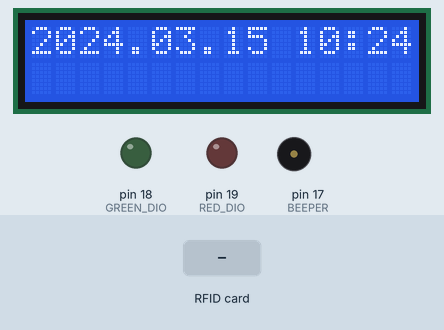
Recording of a sketch running on a simulated Arduino Uno, built with avr-gcc and run on an emulated ATmega328P. Shown: 16×2 character LCD, output pins drawn as LEDs (lit = HIGH), buzzer (waves = sounding). The test bench sets the inputs (shaded band). The local clock reads 2024-03-15 10:24:30 at power-on unless the sketch sets it; pins used as bus, display or sensor lines are not drawn.

Above: at 1.3 s.
1.4 s: RFID card 5E 7A 19 C4 held to the reader
At 2.3 s:
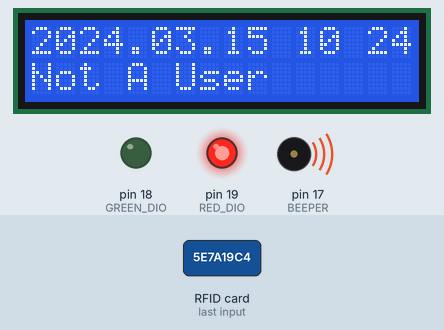
At 3.8 s:
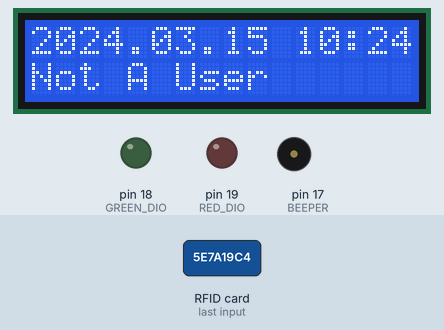
Timing chart, 0 to 5.3 s (numbered marks = the images above; inputs shaded):
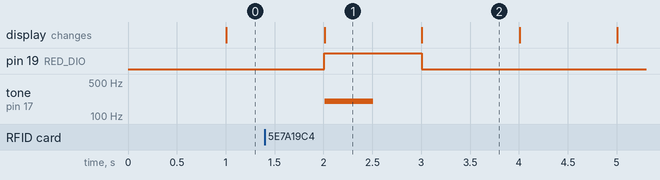

The sketch:

IDEN.ino
```cpp
#include <SPI.h>
#include <MFRC522.h>
//#include "melody.h"
#include <Ds1302.h>
//#include <LiquidCrystal.h>
#include "ShiftedLCD.h"

#define MFRC_RST_PIN         9           // Configurable, see typical pin layout above
#define MFRC_SS_PIN          10           // Configurable, see typical pin layout above

#define BEEPER			17//5 //--> a3
#define RED_DIO			5//4 //--> a5
#define GREEN_DIO		4//3 //--> a4(pc5)

#define CLOCK_CLK		16//6 //--> a2
#define CLOCK_DAT		15//7 //--> a1
#define CLOCK_RST		14//8 //--> a0

#define LCD_SIGNAL		8

#define FOSC 16000000 // Clock Speed
#define BAUD 115200
#define MYUBRR (FOSC/8/BAUD)-1


void send_to_com(const char* data)
{

	int a = 0;
	while (data[a])
	{

		while (!(UCSR0A & (1 << UDRE0)));
		UDR0 = data[a++];
	}
}
static uint8_t last_sec = 0;
static uint8_t last_day = 0;
bool statesep = false;
Ds1302 rtc(CLOCK_RST, CLOCK_CLK, CLOCK_DAT);
//LiquidCrystal lcd(2, 3, 4, 5, 6, 7);
LiquidCrystal lcd(LCD_SIGNAL);
MFRC522 mfrc522(MFRC_SS_PIN, MFRC_RST_PIN);
Ds1302::DateTime now;
Ds1302::DateTime last_check_out;


uint32_t get_diff_time(Ds1302::DateTime now, Ds1302::DateTime past)
{
	uint32_t now_sec = now.hour * 3600 + now.minute * 60 + now.second;
	uint32_t past_sec = past.hour * 3600 + past.minute * 60 + past.second;
	return  now_sec - past_sec;
}

byte print_date(char* answ)
{
	rtc.getDateTime(&now);
	if (last_sec != now.second)
	{
		last_sec = now.second;
		if (statesep)
			snprintf(answ, 17, "20%.2d.%.2d.%.2d %.2d:%.2d", now.year, now.month, now.day, now.hour, now.minute);
		else
			snprintf(answ, 17, "20%.2d.%.2d.%.2d %.2d %.2d", now.year, now.month, now.day, now.hour, now.minute);
		statesep = !statesep;
		return 1;
	}
	return 0;
}


char* lcdrow1;
char* lcdrow2;
enum FID : byte
{
	Dryuchkov,
	Antonov,
	Dudarenko,
	Maznuk,
	Habarov,
	Frolova,
	Ivanov,
	Tyutnev,
	Sinyukov,
	LAST
};
byte rfid_dic[LAST][7]
{
{0x04,0x74,0x47,0x32,0x1E,0x70,0x80},
{0x04,0x70,0x47,0x32,0x1E,0x70,0x80},
{0x04,0x6c,0x47,0x32,0x1E,0x70,0x80},
{0x04,0x68,0x47,0x32,0x1E,0x70,0x80},
{0x04,0x64,0x47,0x32,0x1E,0x70,0x80},
{0x04,0x60,0x47,0x32,0x1E,0x70,0x80},
{0x04,0x5c,0x47,0x32,0x1E,0x70,0x80},
{0x04,0x58,0x47,0x32,0x1E,0x70,0x80},
{0x04,0x54,0x47,0x32,0x1E,0x70,0x80}
};
#pragma pack(push, 1)
struct InOutStruct
{
	Ds1302::DateTime time_in;
	Ds1302::DateTime time_out;
	InOutStruct()
	{
		memset(&time_in, 0, sizeof(Ds1302::DateTime));
		memset(&time_out, 0, sizeof(Ds1302::DateTime));
	}
};
#pragma pack(pop)
InOutStruct DayInfo[2][LAST];
void setup()
{
	lcdrow1 = (char*)malloc(17);
	lcdrow2 = (char*)malloc(17);
	memset(lcdrow2, 0, 17);
	memset(lcdrow1, 0, 17);
	memset(&last_check_out, 0, sizeof(Ds1302::DateTime));
	//Serial.begin(115200);
	//while (!Serial);

	////Serial.print(sizeof(InOutStruct));
	//DDRD |= 0x1 << DDD2;
	//DDRD |= 0x1 << DDD3;
	//DDRD |= 0x1 << DDD4;

	//DDRB |= 0x1 << DDB5;

	//UCSR0A = (1 << U2X0);
	//UBRR0H = (unsigned char)(MYUBRR >> 8);
	//UBRR0L = (unsigned char)MYUBRR;
	//UCSR0C = (0 << USBS0) | (3 << UCSZ00);
	//UCSR0B = (1 << RXEN0) | (1 << TXEN0);

	SPI.begin();


	mfrc522.PCD_Init(); // Init MFRC522 card
	rtc.init();
	lcd.begin(16, 2);  // Èíèöèàëèçèðóåò LCD 16x2
	lcd.clear();
	bitSet(DDRC, RED_DIO); //red diod
	bitClear(PORTC, RED_DIO);

	bitSet(DDRC, GREEN_DIO);
	bitClear(PORTC, GREEN_DIO); //green diod

	bitSet(DDRC, BEEPER);
	bitClear(PORTC, BEEPER); //beeper


	pinMode(LCD_SIGNAL, OUTPUT);
	pinMode(MFRC_SS_PIN, OUTPUT);
}


void yield()
{

}
void loop()
{
	//bitClear(PORTB, GREEN_DIO); //ïîäàòü 0 äëÿ ðàáîòû ñ íèì (8 ëñä) (10 ðôàéäè)
	//bitClear(PORTC, GREEN_DIO);
	byte t = print_date(lcdrow1);
	uint32_t time_exp = 0;
	if (last_check_out.hour != 0)
		time_exp = get_diff_time(now, last_check_out);
	if (t != 0)
	{
		lcd.clear();
		lcd.print(lcdrow1);
		bitClear(PORTC, GREEN_DIO);
		bitClear(PORTC, RED_DIO);
		bitClear(PORTC, BEEPER);
	}
	else
		return;
	if (time_exp < 30)
	{
		lcd.setCursor(0, 1);
		lcd.print(lcdrow2);
	}

	if (now.day != last_day > 0)
	{
		last_day = now.day;
		memcpy(DayInfo[1], DayInfo[0], sizeof(DayInfo[0])); //áýêàïèì ïðîøëûé äåíü
	}

	// ðàçíåñòè ïî âðåìåíè!
	digitalWrite(MFRC_SS_PIN, LOW);
	digitalWrite(LCD_SIGNAL, HIGH);

	if (!mfrc522.PICC_IsNewCardPresent() || !mfrc522.PICC_ReadCardSerial())
	{
		digitalWrite(MFRC_SS_PIN, HIGH);
		digitalWrite(LCD_SIGNAL, LOW);
		return;
	}
	digitalWrite(MFRC_SS_PIN, HIGH);
	digitalWrite(LCD_SIGNAL, LOW);


	char FIO[16];
	bool fl = false;
	//èùåì àéäè â áàçå
	FID CurrentUser;
	for (byte i = 0; i < LAST; i++)
	{
		byte counter = 0;
		for (byte j = 0; j < mfrc522.uid.size; j++)
		{
			if (rfid_dic[i][j] != mfrc522.uid.uidByte[j])
			{
				break;
			}
			else
				counter++;
		}
		if (counter == mfrc522.uid.size)
		{
			fl = true;
			CurrentUser = (FID)i;
			switch (CurrentUser)
			{
			case Dryuchkov:
				strcpy(FIO, "Dryuchkov Y.V.");
				break;
			case Antonov:
				strcpy(FIO, "Antonov A.A.");
				break;
			case Dudarenko:
				strcpy(FIO, "Dudarenko S.N.");
				break;
			case Maznuk:
				strcpy(FIO, "Mazynuk E.");
				break;
			case Habarov:
				strcpy(FIO, "Habarov L.");
				break;
			case Frolova:
				strcpy(FIO, "Frolova T.V.");
				break;
			case Ivanov:
				strcpy(FIO, "Ivanov O.V.");
				break;
			case Tyutnev:
				strcpy(FIO, "Tyutnev V.A.");
				break;
			case Sinyukov:
				strcpy(FIO, "Sinyukov A.S.");
				break;
			default:
				fl = false;
				break;
			}
			break;
		}
	}

	if (fl)
	{
		bitSet(PORTC, GREEN_DIO);
		lcd.clear();
		lcd.print(lcdrow1);
		lcd.setCursor(0, 1);           // Óñòàíîâèòü êóðñîð íà âòîðóþ ñòðîêó
		uint32_t tm = 0;

		if (DayInfo[0][CurrentUser].time_in.year != 0) //âõîä áûë
		{
			tm = get_diff_time(now, DayInfo[0][CurrentUser].time_in);
			if (tm <= 60) //åñëè âõîä áûë ðàíüøå 60 ñåêóíä íàçàä
			{
				bitSet(PORTC, RED_DIO);
				snprintf(lcdrow2, 17, "TIMEOUT %ds", 60 - tm);
				tone(BEEPER, 1760, 500);
			}
			else
			{
				DayInfo[0][CurrentUser].time_out = now;
				snprintf(lcdrow2, 17, "BYE %s", FIO);
				tone(BEEPER, 2368, 500);
			}
		}
		else
		{
			DayInfo[0][CurrentUser].time_in = now;
			snprintf(lcdrow2, 17, "WELCOME %s", FIO);
			tone(BEEPER, 2368, 500);
		}
		lcd.print(lcdrow2);
		//play_music(BEEPER);
	}
	else
	{
		bitSet(PORTC, RED_DIO);
		lcd.setCursor(0, 1);           // Óñòàíîâèòü êóðñîð íà âòîðóþ ñòðîêó
		snprintf(lcdrow2, 17, "Not A User");
		lcd.print(lcdrow2);    // Âûâåñòè òåêñò
		//play_music(BEEPER, 120, 1);
		tone(BEEPER, 200, 500);
	}
	//char asdf[256];
	//Ds1302::DateTime nw = DayInfo[0][CurrentUser].time_in;
	//sprintf(asdf, "Last login is 20%.2d.%.2d.%.2d %.2d:%.2d:%.2d", nw.year, nw.month, nw.day, nw.hour, nw.minute, nw.second);
	//Serial.println(asdf);
	//nw = DayInfo[0][CurrentUser].time_out;
	//sprintf(asdf, "Last logout is 20%.2d.%.2d.%.2d %.2d:%.2d:%.2d", nw.year, nw.month, nw.day, nw.hour, nw.minute, nw.second);
	//Serial.println(asdf);
	last_check_out = now;

}
```

Measured:
- after the input at 1.4 s, pin 19 (RED_DIO): LOW → HIGH after 0.61 s, → LOW 1.0 s later; tone on pin 17 (BEEPER): silent → 200 Hz after 0.61 s, → silent 0.50 s later; the display: changes after 0.61 s (image 1)
- what the display in image 1 shows lasts 1.0 s, from 2.0 s to 3.0 s
